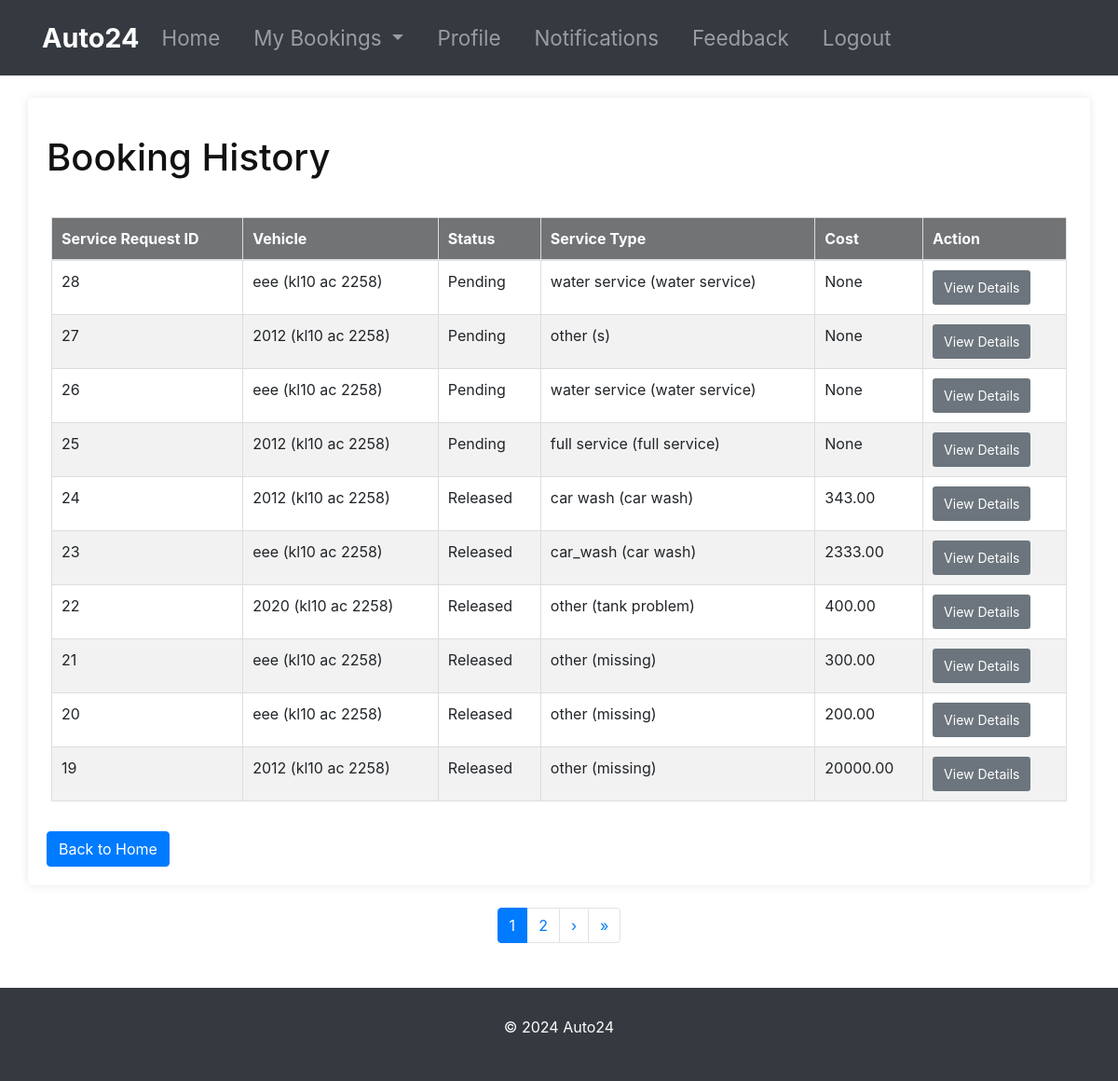
The app's page /customer/booking-history/ (signed in), older data.
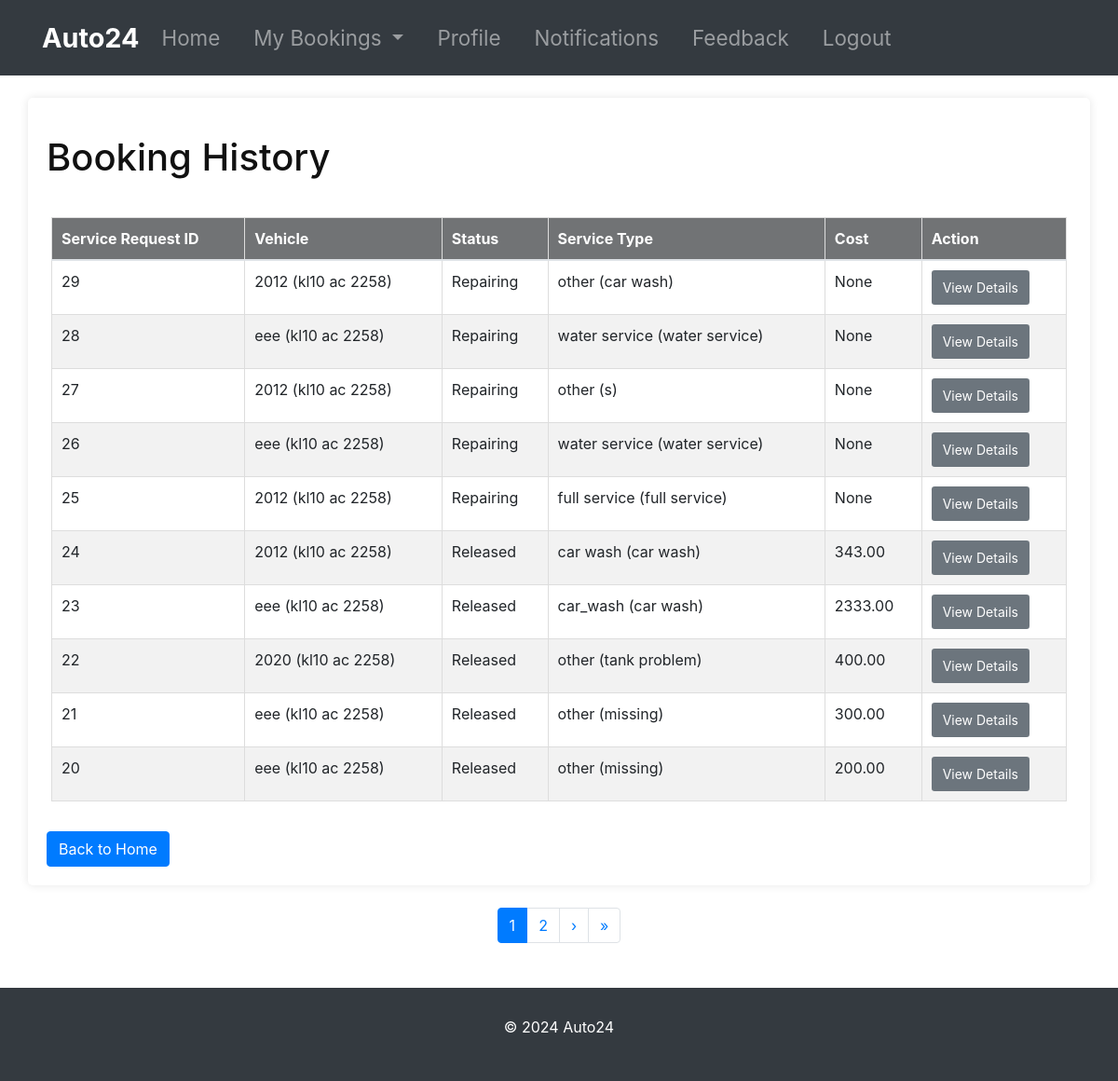
The same page, newer data.
### customer_management/models.py (models this page shows, shortened)
class ServiceRequest(models.Model):
    STATUS_CHOICES = [
        ('Pending', 'Pending'),
        ('Approved', 'Approved'),
        ('Repairing', 'Repairing'),
        ('Repairing Done', 'Repairing Done'),
        ('Released', 'Released')
    ]
    SERVICE_CHOICES = [
        ('water service', 'Water Service'),
        ('oil change', 'Oil Change'),
        ('brake service', 'Brake Service'),
        ('spare part work', 'Spare Part Work'),
        ('engine work', 'Engine Work'),
        ('body work', 'Body Work'),
        ('full service', 'Full Service'),
        ('other', 'Other')
    ]
    customer = models.ForeignKey(Customer, on_delete=models.CASCADE, related_name='service_requests')
    assigned_mechanic = models.ForeignKey('mechanic_management.Mechanic', on_delete=models.CASCADE, related_name='service_requests', null=True, blank=True)
    vehicle = models.ForeignKey(Vehicle, on_delete=models.CASCADE, related_name='service_requests')
    problem_description = models.CharField(max_length=300)
    status = models.CharField(max_length=20, choices=STATUS_CHOICES, default='Pending')
    service_type = models.CharField(max_length=20, choices=SERVICE_CHOICES, default='Water Service')
    cost = models.DecimalField(max_digits=10, decimal_places=2, null=True, blank=True)
    created_at = models.DateTimeField(default=timezone.now)

class Vehicle(models.Model):
    number = models.CharField(max_length=20)
    model = models.CharField(max_length=100)
    customer = models.ForeignKey(Customer, on_delete=models.CASCADE, related_name='vehicles')
    def __str__(self):
        return f"{self.model} ({self.number})"

### customer_management/views.py (the view)
# urls.py: path('customer/booking-history/', views.booking_history, name='booking_history'),
@login_required
def booking_history(request):
    customer = Customer.objects.get(user=request.user)
    service_requests = ServiceRequest.objects.filter(customer=customer).order_by('-created_at')
    paginator = Paginator(service_requests, 10)  # Show 10 notifications per page
    page = request.GET.get('page')
    try:
        service_requests = paginator.page(page)
    except PageNotAnInteger:
        service_requests = paginator.page(1)  # If page is not an integer, deliver first page.
    except EmptyPage:
        service_requests = paginator.page(paginator.num_pages)  # If page is out of range (e.g. 9999), deliver last page of results.
    return render(request, 'customer/booking_history.html', {'service_requests': service_requests})

### templates/customer/booking_history.html (shortened to what this page needs)
{% extends 'customer/base.html' %}
{% block content %}
<div class="container mt-4" style="background-color: #fff; padding: 20px; border-radius: 5px; box-shadow: 0 0 10px rgba(0, 0, 0, 0.1);">
    <h1>Booking History</h1>
    <div class="row mt-3">
        {% if service_requests %}
        <table class="table">
            <thead>
                <tr>
                    <th>Service Request ID</th>
                    <th>Vehicle</th>
                    <th>Status</th>
                    <th>Service Type</th>
                    <th>Cost</th>
                    <th>Action</th>
                </tr>
            </thead>
            <tbody>
                {% for request in service_requests %}
                <tr>
                    <td>{{ request.id }}</td>
                    <td>{{ request.vehicle }}</td>
                    <td>{{ request.status }}</td>
                    <td>{{request.service_type}}   ({{request.problem_description}})</td>
                    <td>{{ request.cost }}</td>
                    <td><a href="{% url 'service_request_detail' request.id %}" class="btn btn-view-details btn-sm">View Details</a></td>
                </tr>
                {% endfor %}
            </tbody>
        </table>
        {% else %}
        <p>No service requests found.</p>
        {% endif %}
    </div>
    <a href="{% url 'customer_home' %}" class="btn btn-primary mt-3">Back to Home</a>
</div>
<div class="mt-4">
    <ul class="pagination justify-content-center">
        {% if service_requests.has_other_pages %}
            {% for num in service_requests.paginator.page_range %}
                {% if service_requests.number == num %}
                    <li class="page-item active"><span class="page-link">{{ num }}</span></li>
                {% elif num > service_requests.number|add:'-3' and num < service_requests.number|add:'3' %}
                    <li class="page-item"><a class="page-link" href="?page={{ num }}">{{ num }}</a></li>
                {% endif %}
            {% endfor %}
            {% if service_requests.has_next %}
                <li class="page-item"><a class="page-link" href="?page={{ service_requests.next_page_number }}">&rsaquo;</a></li>
                <li class="page-item"><a class="page-link" href="?page={{ service_requests.paginator.num_pages }}">&raquo;</a></li>
            {% endif %}
        {% endif %}
    </ul>
</div>
{% endblock %}

Row changes from the older to the newer data that the page shows:
no longer on this page (row unchanged): ServiceRequest: id "19", vehicle "2012 (kl10 ac 2258)", status "Released", service_type "other", problem_description "missing", cost "20000.00"
added ServiceRequest: id "29", vehicle "2012 (kl10 ac 2258)", status "Repairing", service_type "other", problem_description "car wash", cost "None"
changed ServiceRequest id 28: status "Pending" → "Repairing"
changed ServiceRequest id 27: status "Pending" → "Repairing"
changed ServiceRequest id 26: status "Pending" → "Repairing"
changed ServiceRequest "full service": status "Pending" → "Repairing"
